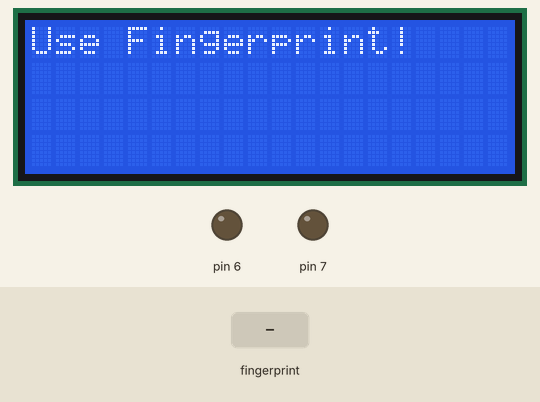
Recording of a sketch running on a simulated Arduino Uno, built with avr-gcc and run on an emulated ATmega328P. Shown: 20×4 character LCD, output pins drawn as LEDs (lit = HIGH). The test bench sets the inputs (shaded band). What the sketch prints to the serial monitor is not drawn.

Above: at 2.4 s.
2.5 s: finger stored as number 1 placed on the sensor
At 3.4 s:
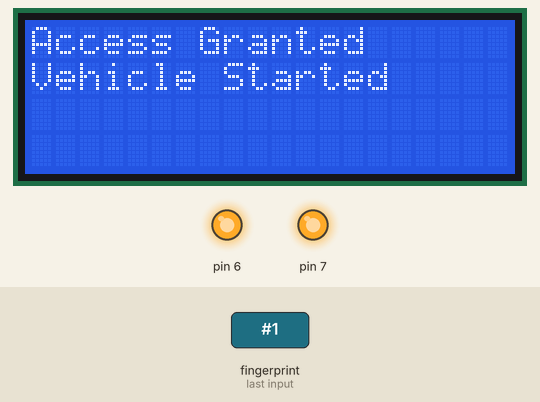
At 8.4 s:
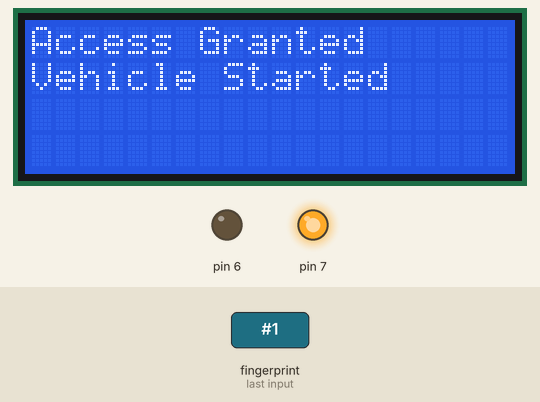
Timing chart, 0 to 9.9 s (numbered marks = the images above; inputs shaded):
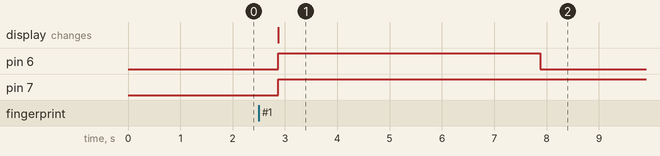

Measured:
- after the input at 2.5 s, pin 6: LOW → HIGH after 0.38 s, → LOW 5.0 s later; pin 7: LOW → HIGH after 0.38 s; the display: changes after 0.38 s (image 1)

The sketch:

Fingerprint.ino
```cpp
#include <Adafruit_Fingerprint.h>

#include <SoftwareSerial.h>

#include <Wire.h>
#include <LiquidCrystal_I2C.h>

LiquidCrystal_I2C lcd(0x27,20,4);

SoftwareSerial mySerial(2, 3);

Adafruit_Fingerprint finger = Adafruit_Fingerprint(&mySerial);

void setup()
{
  lcd.init();                      // initialize the lcd
  lcd.init();
  // Print a message to the LCD.
  lcd.backlight();
  lcd.setCursor(0,0);
  lcd.print("Use Fingerprint!");
  pinMode(7,OUTPUT);
  pinMode(6,OUTPUT);
  Serial.begin(9600);
  while (!Serial);  // For Yun/Leo/Micro/Zero/...
  delay(100);
  Serial.println("\n\nAdafruit finger detect test");

  // set the data rate for the sensor serial port
  finger.begin(57600);

  if (finger.verifyPassword()) {
    Serial.println("Found fingerprint sensor!");
  } else {
    Serial.println("Did not find fingerprint sensor :(");
    while (1) { delay(1); }
  }

  finger.getTemplateCount();
  Serial.print("Sensor contains "); Serial.print(finger.templateCount); Serial.println(" templates");
  Serial.println("Waiting for valid finger...");
}

void loop()                     // run over and over again
{
  getFingerprintIDez();
  delay(50);            //don't ned to run this at full speed.
}

uint8_t getFingerprintID() {
  uint8_t p = finger.getImage();
  switch (p) {
    case FINGERPRINT_OK:
      Serial.println("Image taken");
      break;
    case FINGERPRINT_NOFINGER:
      Serial.println("No finger detected");
      return p;
    case FINGERPRINT_PACKETRECIEVEERR:
      Serial.println("Communication error");
      return p;
    case FINGERPRINT_IMAGEFAIL:
      Serial.println("Imaging error");
      return p;
    default:
      Serial.println("Unknown error");
      return p;
  }

  // OK success!

  p = finger.image2Tz();
  switch (p) {
    case FINGERPRINT_OK:
      Serial.println("Image converted");
      break;
    case FINGERPRINT_IMAGEMESS:
      Serial.println("Image too messy");
      return p;
    case FINGERPRINT_PACKETRECIEVEERR:
      Serial.println("Communication error");
      return p;
    case FINGERPRINT_FEATUREFAIL:
      Serial.println("Could not find fingerprint features");
      return p;
    case FINGERPRINT_INVALIDIMAGE:
      Serial.println("Could not find fingerprint features");
      return p;
    default:
      Serial.println("Unknown error");
      return p;
  }

  // OK converted!
  p = finger.fingerFastSearch();
  if (p == FINGERPRINT_OK) {
    Serial.println("Found a print match!");
  } else if (p == FINGERPRINT_PACKETRECIEVEERR) {
    Serial.println("Communication error");
    return p;
  } else if (p == FINGERPRINT_NOTFOUND) {
    Serial.println("Did not find a match");
    return p;
  } else {
    Serial.println("Unknown error");
    return p;
  }

  // found a match!
  Serial.print("Found ID #"); Serial.print(finger.fingerID);
  Serial.print(" with confidence of "); Serial.println(finger.confidence);

  return finger.fingerID;
}

// returns -1 if failed, otherwise returns ID #
int getFingerprintIDez() {
  uint8_t p = finger.getImage();
  if (p != FINGERPRINT_OK)  return -1;

  p = finger.image2Tz();
  if (p != FINGERPRINT_OK)  return -1;

  p = finger.fingerFastSearch();
  if (p != FINGERPRINT_OK)  return -1;

  // found a match!
  if(finger.fingerID>=1)
  {
    lcd.setCursor(0, 0);
    lcd.print("Access Granted        ");
    lcd.setCursor(0, 1);
    lcd.print("Vehicle Started       ");
    digitalWrite(7,HIGH);
    digitalWrite(6,HIGH);
    delay(5000);
    digitalWrite(6,LOW);

  }
  Serial.print("Found ID #"); Serial.print(finger.fingerID);
  Serial.print(" with confidence of "); Serial.println(finger.confidence);
  return finger.fingerID;
}
```
